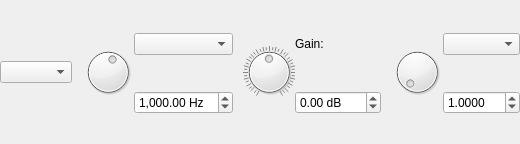
<?xml version="1.0" encoding="UTF-8"?>
<ui version="4.0">
 <class>BiQuadFilterGUI</class>
 <widget class="QWidget" name="BiQuadFilterGUI">
  <property name="geometry">
   <rect>
    <x>0</x>
    <y>0</y>
    <width>520</width>
    <height>144</height>
   </rect>
  </property>
  <property name="windowTitle">
   <string notr="true"/>
  </property>
  <layout class="QGridLayout" name="gridLayout">
   <property name="leftMargin">
    <number>0</number>
   </property>
   <property name="topMargin">
    <number>0</number>
   </property>
   <property name="rightMargin">
    <number>0</number>
   </property>
   <property name="bottomMargin">
    <number>0</number>
   </property>
   <property name="spacing">
    <number>0</number>
   </property>
   <item row="0" column="2" rowspan="2">
    <widget class="VerticalDragDial" name="freqDial">
     <property name="minimumSize">
      <size>
       <width>0</width>
       <height>66</height>
      </size>
     </property>
     <property name="maximumSize">
      <size>
       <width>16777215</width>
       <height>66</height>
      </size>
     </property>
     <property name="maximum">
      <number>1000</number>
     </property>
     <property name="pageStep">
      <number>10</number>
     </property>
     <property name="value">
      <number>566</number>
     </property>
    </widget>
   </item>
   <item row="0" column="8" rowspan="2">
    <widget class="VerticalDragDial" name="qDial">
     <property name="minimumSize">
      <size>
       <width>0</width>
       <height>66</height>
      </size>
     </property>
     <property name="maximumSize">
      <size>
       <width>16777215</width>
       <height>66</height>
      </size>
     </property>
     <property name="minimum">
      <number>0</number>
     </property>
     <property name="maximum">
      <number>1000</number>
     </property>
     <property name="notchesVisible">
      <bool>false</bool>
     </property>
    </widget>
   </item>
   <item row="1" column="3">
    <widget class="QDoubleSpinBox" name="freqSpinBox">
     <property name="showGroupSeparator" stdset="0">
      <bool>true</bool>
     </property>
     <property name="suffix">
      <string> Hz</string>
     </property>
     <property name="minimum">
      <double>0.010000000000000</double>
     </property>
     <property name="maximum">
      <double>99999.990000000005239</double>
     </property>
     <property name="value">
      <double>1000.000000000000000</double>
     </property>
    </widget>
   </item>
   <item row="0" column="4">
    <spacer name="horizontalSpacer">
     <property name="orientation">
      <enum>Qt::Horizontal</enum>
     </property>
     <property name="sizeType">
      <enum>QSizePolicy::Fixed</enum>
     </property>
     <property name="sizeHint" stdset="0">
      <size>
       <width>10</width>
       <height>20</height>
      </size>
     </property>
    </spacer>
   </item>
   <item row="0" column="5" rowspan="2">
    <widget class="VerticalDragDial" name="gainDial">
     <property name="minimumSize">
      <size>
       <width>0</width>
       <height>66</height>
      </size>
     </property>
     <property name="maximumSize">
      <size>
       <width>16777215</width>
       <height>66</height>
      </size>
     </property>
     <property name="minimum">
      <number>-200</number>
     </property>
     <property name="maximum">
      <number>200</number>
     </property>
     <property name="pageStep">
      <number>20</number>
     </property>
     <property name="notchTarget">
      <double>9.850000000000000</double>
     </property>
     <property name="notchesVisible">
      <bool>true</bool>
     </property>
    </widget>
   </item>
   <item row="1" column="6">
    <widget class="QDoubleSpinBox" name="gainSpinBox">
     <property name="suffix">
      <string> dB</string>
     </property>
     <property name="minimum">
      <double>-199.990000000000009</double>
     </property>
     <property name="maximum">
      <double>199.990000000000009</double>
     </property>
    </widget>
   </item>
   <item row="1" column="9">
    <widget class="QDoubleSpinBox" name="qSpinBox">
     <property name="decimals">
      <number>4</number>
     </property>
     <property name="minimum">
      <double>0.000100000000000</double>
     </property>
     <property name="maximum">
      <double>999.999900000000025</double>
     </property>
     <property name="singleStep">
      <double>0.100000000000000</double>
     </property>
     <property name="value">
      <double>1.000000000000000</double>
     </property>
    </widget>
   </item>
   <item row="0" column="6">
    <widget class="QLabel" name="gainLabel">
     <property name="sizePolicy">
      <sizepolicy hsizetype="Preferred" vsizetype="Fixed">
       <horstretch>0</horstretch>
       <verstretch>0</verstretch>
      </sizepolicy>
     </property>
     <property name="text">
      <string>Gain:</string>
     </property>
    </widget>
   </item>
   <item row="0" column="9">
    <widget class="QComboBox" name="qComboBox"/>
   </item>
   <item row="0" column="3">
    <widget class="QComboBox" name="freqComboBox"/>
   </item>
   <item row="0" column="7">
    <spacer name="horizontalSpacer_2">
     <property name="orientation">
      <enum>Qt::Horizontal</enum>
     </property>
     <property name="sizeType">
      <enum>QSizePolicy::Fixed</enum>
     </property>
     <property name="sizeHint" stdset="0">
      <size>
       <width>10</width>
       <height>20</height>
      </size>
     </property>
    </spacer>
   </item>
   <item row="0" column="0" rowspan="2">
    <widget class="QComboBox" name="typeComboBox"/>
   </item>
   <item row="0" column="1">
    <spacer name="horizontalSpacer_3">
     <property name="orientation">
      <enum>Qt::Horizontal</enum>
     </property>
     <property name="sizeType">
      <enum>QSizePolicy::Fixed</enum>
     </property>
     <property name="sizeHint" stdset="0">
      <size>
       <width>10</width>
       <height>20</height>
      </size>
     </property>
    </spacer>
   </item>
  </layout>
 </widget>
 <customwidgets>
  <customwidget>
   <class>VerticalDragDial</class>
   <extends>QDial</extends>
   <header>widgets/VerticalDragDial.h</header>
  </customwidget>
 </customwidgets>
 <resources/>
 <connections/>
</ui>
